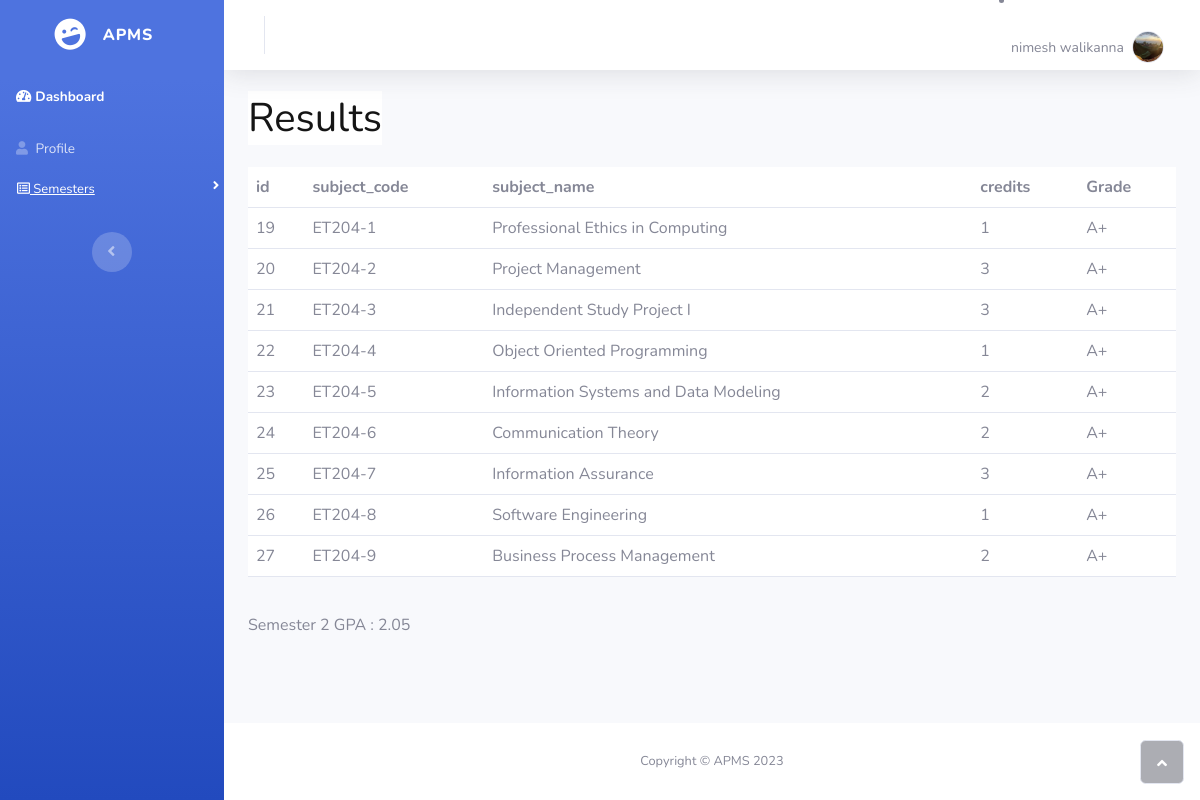
The app's page /student/Student_Semester/Semester_2.php (signed in) with its own data.
### tables this page shows
CREATE TABLE `tbl_students` (
  `stu_id` int(11) NOT NULL,
  `username` varchar(255) NOT NULL,
  `password` varchar(255) NOT NULL,
  `role_id` int(10) NOT NULL,
  `Degree_id` varchar(100) NOT NULL,
  `index_no` varchar(100) NOT NULL,
  `name` varchar(255) NOT NULL,
  `nic` varchar(100) NOT NULL,
  `DOB` date NOT NULL,
  `gender` varchar(100) NOT NULL,
  `address` varchar(255) NOT NULL,
  `tel_no` int(20) NOT NULL,
  `image` varchar(255) NOT NULL,
  `gmail` varchar(255) NOT NULL,
  `linkdin` varchar(255) NOT NULL,
  `github` varchar(255) NOT NULL,
  `bio` varchar(255) NOT NULL,
  `Batch_id` int(20) NOT NULL,
  `batch_index` varchar(100) NOT NULL,
  `Degree_index` varchar(100) NOT NULL,
  `Degree_name` varchar(255) NOT NULL
);

CREATE TABLE `tbl_subject` (
  `subject_id` int(11) NOT NULL,
  `semester_id` int(20) NOT NULL,
  `degree_id` int(20) NOT NULL,
  `semester_number` int(10) NOT NULL,
  `subject_name` varchar(255) NOT NULL,
  `subject_code` varchar(100) NOT NULL,
  `credits` varchar(50) NOT NULL
);

CREATE TABLE `tbl_results_sem2` (
  `result_id` int(11) NOT NULL,
  `enrollment_number` varchar(100) NOT NULL,
  `Batch_id` int(20) NOT NULL,
  `grade_subject_1` varchar(2) NOT NULL,
  `grade_subject_2` varchar(2) NOT NULL,
  `grade_subject_3` varchar(2) NOT NULL,
  `grade_subject_4` varchar(2) NOT NULL,
  `grade_subject_5` varchar(2) NOT NULL,
  `grade_subject_6` varchar(2) NOT NULL,
  `grade_subject_7` varchar(2) NOT NULL,
  `grade_subject_8` varchar(2) NOT NULL,
  `grade_subject_9` varchar(2) NOT NULL,
  `current_gpa` decimal(3,2) NOT NULL,
  `created_at` timestamp NOT NULL DEFAULT current_timestamp() ON UPDATE current_timestamp()
);

### student/Student_Semester/Semester_2.php (the view, shortened to what this page needs)
<?php include("C:/xampp/htdocs/APMS/student/parts/header.php"); ?>
<body id="page-top">
    <?php
    include("C:/xampp/htdocs/APMS/student/parts/navbar.php");
    ?>
    <div class="d-flex flex-column" id="content-wrapper">
        <div id="content">
            <?php include("C:/xampp/htdocs/APMS/student/parts/searchbar.php") ?>
            <div class="container">
                <h1 id="Results" style="padding-bottom: 17px;"><span style="color: rgb(21, 21, 21); background-color: rgb(255, 255, 255);">Results</span></h1>
            </div>
            <section>
                <div>
                    <div class="container">
                        <div class="table-responsive">
                            <table class="table">
                                <tr>
                                    <th>id</th>
                                    <th>subject_code</th>
                                    <th>subject_name</th>
                                    <th>credits</th>
                                    <th>Grade</th>
                                </tr>
                                <?php
                                $sql_student_info = "SELECT Degree_id, Batch_id FROM tbl_students WHERE stu_id = $user_id";
                                $res_student_info = mysqli_query($conn, $sql_student_info);
                                if ($res_student_info == TRUE) {
                                    $count_student_info = mysqli_num_rows($res_student_info);
                                    if ($count_student_info > 0) {
                                        while ($rows_student_info = mysqli_fetch_assoc($res_student_info)) {
                                            $degree_id = $rows_student_info['Degree_id'];
                                        }
                                    }
                                }
                                $semester_num = 2;
                                $sql_semesterid = "SELECT semester_id FROM tbl_semester WHERE semester_number = $semester_num AND degree_id= $degree_id";
                                $res_semesterid = mysqli_query($conn, $sql_semesterid);
                                if ($res_semesterid == TRUE) {
                                    $count_semesterid = mysqli_num_rows($res_semesterid);
                                    if ($count_semesterid > 0) {
                                        while ($rows_semesterid = mysqli_fetch_assoc($res_semesterid)) {
                                            $semester_id = $rows_semesterid['semester_id'];
                                        }
                                    }
                                }
                                $sql_subjects = "SELECT * FROM tbl_subject WHERE semester_id = $semester_id AND degree_id = $degree_id";
                                $res_subjects = mysqli_query($conn, $sql_subjects);
                                $sql_results = "SELECT * FROM tbl_results_sem2 WHERE enrollment_number = $user_id";
                                $res_results = mysqli_query($conn, $sql_results);
                                $results_array = [];
                                while ($result_row = mysqli_fetch_assoc($res_results)) {
                                    $results_array[] = $result_row;
                                }
                                while ($subject_row = mysqli_fetch_assoc($res_subjects)) {
                                    echo "<tr>";
                                    echo "<td>{$subject_row['subject_id']}</td>";
                                    echo "<td>{$subject_row['subject_code']}</td>";
                                    echo "<td>{$subject_row['subject_name']}</td>";
                                    echo "<td>{$subject_row['credits']}</td>";
                                    for ($subject_number = 1; $subject_number <= 9; $subject_number++) {
                                        if (isset($results_array[$subject_number - 1])) {
                                            echo "<td>{$results_array[$subject_number - 1]["grade_subject_$subject_number"]}</td>";
                                        } else {
                                        }
                                    }
                                    echo "</tr>";
                                }
                                ?>
                            </table>
                        </div>
                    </div>
                </div>
            </section>
            <div class="container" style="margin-top: 20px;">
                <div class="row">
                        <?php
                        $sql_semester2 = "SELECT current_gpa FROM tbl_results_sem2 WHERE enrollment_number = $user_id";
                        $res_semester2 = mysqli_query($conn, $sql_semester2);
                        if ($res_semester2 == TRUE) {
                            $count_semester2 = mysqli_num_rows($res_semester2);
                            if ($count_semester2 > 0) {
                                while ($rows_semester2 = mysqli_fetch_assoc($res_semester2)) {
                                    $gpa_sem2 = $rows_semester2['current_gpa'];
                                }
                            } else {
                                $gpa_sem2 = 0.00;
                            }
                        }
                        ?>
                    <p>Semester 2 GPA : <?php echo $gpa_sem2 ?> </p>
                </div>
            </div>
        </div>
        <?php include('C:/xampp/htdocs/APMS/student/parts/footer.php')
        ?>

### student/parts/searchbar.php (shortened to what this page needs)
<nav class="navbar navbar-light navbar-expand bg-white shadow mb-4 topbar static-top">
     <div class="container-fluid"><button class="btn btn-link d-md-none rounded-circle me-3" id="sidebarToggleTop" type="button"><i class="fas fa-bars"></i></button>
          <li class="nav-item dropdown no-arrow">
               <div class="nav-item dropdown no-arrow">
                    <a class="dropdown-toggle nav-link" aria-expanded="false" data-bs-toggle="dropdown" href="#">
                         <?php
                             $sql_student_info = "SELECT * FROM tbl_students WHERE stu_id = $user_id";
                             $res_student_info = mysqli_query($conn, $sql_student_info);
                             if ($res_student_info == TRUE) {
                                  $count_student_info = mysqli_num_rows($res_student_info);
                                  if ($count_student_info > 0) {
                                       while ($rows_student_info = mysqli_fetch_assoc($res_student_info)) {
                                            $name = $rows_student_info['name'];
                                            $image = $rows_student_info['image'];
                                       }
                                  }
                             }
                             ?>
                         <span class="d-none d-lg-inline me-2 text-gray-600 small"><?php echo $name ?></span>
                         <img class="border rounded-circle img-profile" src="/APMS/images/student/<?php echo $image ?> ">
                    </a>
               </div>
          </li>
     </div>
</nav>

### records on screen
tbl_students: name "nimesh walikanna", image (picture)
tbl_subject: subject_id "19", subject_code "ET204-1", subject_name "Professional Ethics in Computing", credits "1"
tbl_results_sem2: grade_subject_1 "A+", current_gpa "2.05"
tbl_subject: subject_id "20", subject_code "ET204-2", subject_name "Project Management", credits "3"
tbl_subject: subject_id "21", subject_code "ET204-3", subject_name "Independent Study Project I", credits "3"
tbl_subject: subject_id "22", subject_code "ET204-4", subject_name "Object Oriented Programming", credits "1"
tbl_subject: subject_id "23", subject_code "ET204-5", subject_name "Information Systems and Data Modeling", credits "2"
tbl_subject: subject_id "24", subject_code "ET204-6", subject_name "Communication Theory", credits "2"
tbl_subject: subject_id "25", subject_code "ET204-7", subject_name "Information Assurance", credits "3"
tbl_subject: subject_id "26", subject_code "ET204-8", subject_name "Software Engineering", credits "1"
tbl_subject: subject_id "27", subject_code "ET204-9", subject_name "Business Process Management", credits "2"
